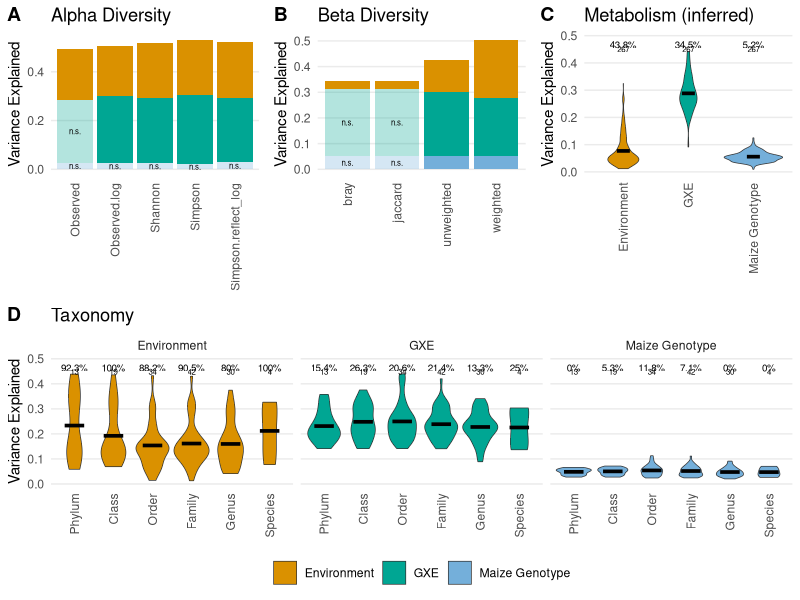

Reproduce this figure in R.
#! /usr/bin/Rscript

# Plot the various GxE metrics for publication

library(tidyverse)
library(ggpubr)

# Load data
alpha = read.csv("3_GxE/3b_alpha_diversity.variance_explained.jgw.csv")
beta = read.csv("3_GxE/3c_beta_diversity_GxE.jgw.csv")
pathways = read.csv("3_GxE/3e_MetaCyc_pathway_GXE.csv")
taxonomy = read.csv("3_GxE/3f_taxon_GXE.csv")

# Global variables
sig_threshold=0.05 # Significance threshold
colorkey = c("Maize Genotype" = "#74afda", "GXE" = "#00a693", "Environment" = "#da9100")
taxa_levels=c("Phylum", "Class","Order","Family","Genus","Species")

#########
# Alpha and Beta Diversity
#########

# Standardize tables
alpha = alpha %>%
  rename(metric=alpha_diversity, pvalue=p, fraction_explained=Value) %>%
  select(category, metric, test_var, fraction_explained, pvalue) %>%
  filter(test_var != "Residuals")
beta = beta %>%
  rename(metric=Type, pvalue = Pr..F., fraction_explained=heritability)%>%
  select(category, metric, test_var, fraction_explained, pvalue) %>%
  filter(test_var != "Residuals")

# Helper function for alpha and beta diversity plots
div_barplot = function(plotdata, set="???"){
  plotdata = plotdata %>%
    mutate(alpha=ifelse(pvalue < sig_threshold, yes=1, no=0.75),
           label=ifelse(pvalue < sig_threshold, yes="", no="n.s."))
  ggplot(plotdata) +
    aes(x = metric, y = fraction_explained, fill = test_var, alpha=alpha, label=label) +
    geom_bar(position = "stack", stat = "identity") +
    ylab("Variance Explained") +
    ggtitle(paste(set, "Diversity")) + 
    theme_minimal() +
    theme(legend.position = "none", 
          axis.title.x = element_blank(), 
          legend.title = element_blank(), 
          axis.text.x = element_text(angle=90, vjust=0.5, hjust=1),
          panel.grid.major.x = element_blank(),
          panel.grid.minor = element_blank()) +
    scale_alpha(guide='none', range=c(0.3,1)) + # Use to set how transparent becomes
    scale_fill_manual(values=colorkey) + 
    geom_text(alpha=1, position=position_stack(vjust=0.5), size=2)
}

# Alpha  & Beta plots
alphaplot = div_barplot(alpha, set="Alpha")
betaplot = div_barplot(beta, set="Beta")

##########
# Pathways
##########

# Significance
path.significant = pathways %>%
  group_by(term) %>%
  summarize(n=n(), fraction = sum(pval < 0.01)/n(), .groups="drop") %>%
  mutate(percent = round(fraction*100, digits=1) %>% paste("%", sep=""))

# Make violin plot  
pathplot = ggplot(pathways) +
  aes(x = term, y = herit, fill = term) +
  geom_violin(trim = TRUE, linewidth=0.25) +
  stat_summary(fun = mean, geom = "crossbar", width = 0.2, color = "black") +
  geom_text(data=path.significant, mapping=aes(label=percent), 
            size=2.5, y=max(pathways$herit)* 1.06) +
  geom_text(data=path.significant, mapping=aes(label=n), 
            size=2, y=max(pathways$herit * 1.02)) +
  ylab("Variance Explained") +
  ggtitle(paste("Metabolism (inferred)")) + 
  theme_minimal() +
  theme(legend.position = "none", 
        axis.title.x = element_blank(), 
        legend.title = element_blank(), 
        axis.text.x = element_text(angle=90, vjust=0.5, hjust=1),
        panel.grid.major.x = element_blank(),
        panel.grid.minor=element_blank()) +
  scale_fill_manual(values=colorkey) +
  ylim(NA, max(pathways$herit) * 1.1) # Adjust vertical limit

# geom_text(data=sig.taxa, mapping=aes(label=percent), 
#           size=2.5, y=max(taxonomy$herit)* 1.06) +
#   geom_text(data=sig.taxa, mapping=aes(label=n), 
#             size=2, y=max(taxonomy$herit) * 1.02) +



##############
# Taxonomy
##############


# Calculate fractions that are significant
sig.taxa = taxonomy %>%
  group_by(level, term) %>%
  summarize(n=n(), fraction = sum(pval < 0.01)/n(), .groups="drop") %>%
  mutate(percent = round(fraction*100, digits=1) %>% paste("%", sep=""))


# Plot
taxonomy$level = factor(taxonomy$level, levels=taxa_levels)
taxaplot <- ggplot(taxonomy) +
  aes(x=level, y=herit, fill=term) +
  geom_violin(trim = TRUE, linewidth=0.25) +
  ylab("Variance Explained") + 
  ggtitle(paste("Taxonomy")) + 
  theme_minimal() +
  theme(legend.position = "bottom", 
        axis.title.x = element_blank(), 
        legend.title = element_blank(), 
        axis.text.x = element_text(angle=90, vjust=0.5, hjust=1),
        panel.grid.major.x = element_blank(),
        panel.grid.minor = element_blank()) +
  facet_grid(~term) +
  # theme(strip.text.x = element_text(size = 30,face="bold"),
  #       strip.text.y = element_text(size = 30,face="bold" )) + 
  stat_summary(fun = "mean", geom = "crossbar",  width = 0.5, colour = "black",
               show.legend=FALSE) +
  geom_text(data=sig.taxa, mapping=aes(label=percent), 
            size=2.5, y=max(taxonomy$herit)* 1.06) +
  geom_text(data=sig.taxa, mapping=aes(label=n), 
            size=2, y=max(taxonomy$herit) * 1.02) +
  ylim(NA, max(taxonomy$herit) * 1.1) + # Adjust vertical limit
  scale_fill_manual(values=colorkey)



########################
# Combine plots and save
########################

top = ggarrange(alphaplot, betaplot, pathplot, nrow=1, labels=c("A","B", "C"),
                align="h")
bottom = ggarrange(taxaplot, labels=c("D"))
combined = ggarrange(top, bottom, nrow=2, common.legend=TRUE)
ggsave(combined, file="3_GxE/3g_GxE_combined_plot.png", width = 7, height = 8)


